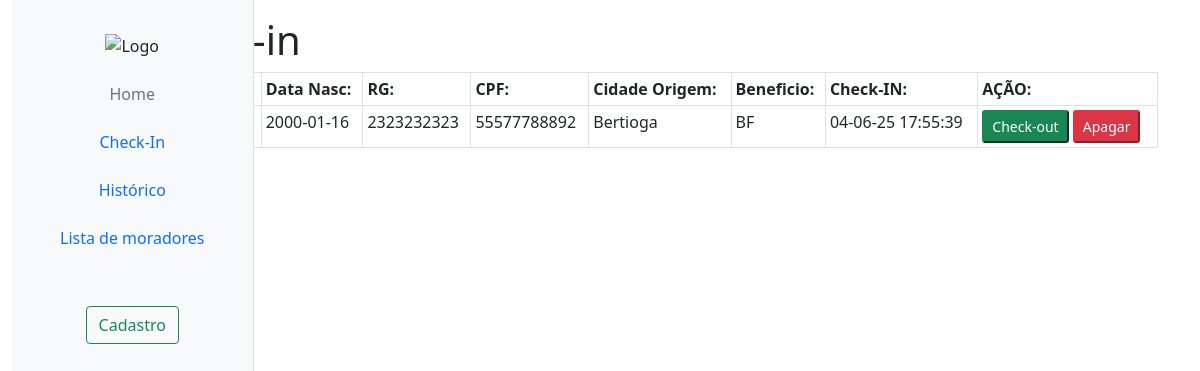
Before: /lista.php with the older database file.
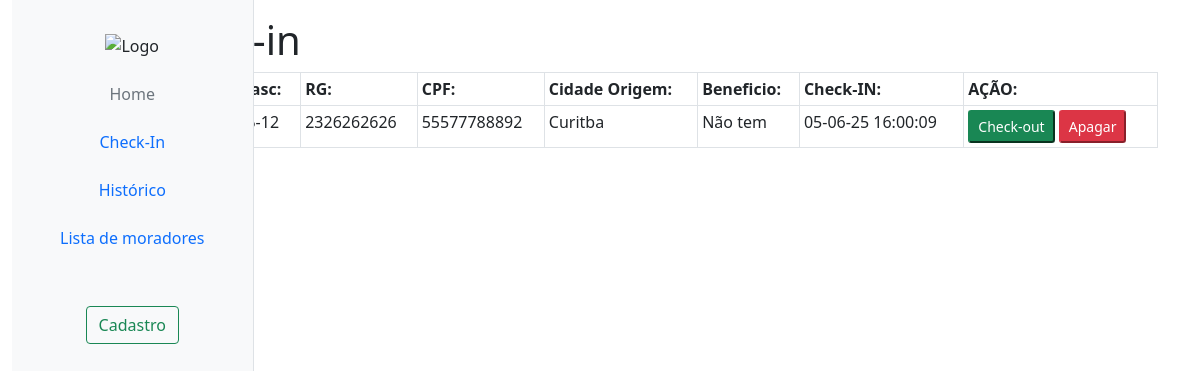
After: the same page with the newer database file.
### tables this page shows
CREATE TABLE hospedagens(
    id INTEGER PRIMARY KEY AUTOINCREMENT,
    morador_id INTEGER,
    data_checkin TEXT,
    data_checkout TEXT,
    jantou TEXT,
    banho TEXT,
    passagem TEXT,
    destino TEXT,
    atendente TEXT,
    FOREIGN KEY (morador_id) REFERENCES moradores(id)
    );

CREATE TABLE moradores(
    id INTEGER PRIMARY KEY AUTOINCREMENT,
    nome TEXT NOT NULL,
    data_nasc TEXT NOT NULL,
    rg TEXT NOT NULL,
    cpf TEXT NOT NULL,
    cidade_origem TEXT NOT NULL,
    beneficio TEXT NOT NULL
    );

### lista.php (the view, shortened to what this page needs)
<?php
require 'Formularios/processo.php';
$sql = "SELECT h.id AS hospedagens, m.id AS morador_id, m.nome, m.data_nasc, m.rg, m.cpf, m.cidade_origem, m.beneficio,  h.data_checkin
FROM moradores m
JOIN hospedagens h on m.id = h.morador_id
WHERE h.data_checkout IS NULL
ORDER BY h.data_checkin ASC";
$stmt = $db->prepare($sql);
$stmt->execute();
$moradores = $stmt->fetchAll(PDO::FETCH_ASSOC);
?>
<!DOCTYPE html>
<html lang="pt-br">
    <head>
        <link rel="stylesheet" href="css/style.css">
        <link href="https://cdn.jsdelivr.net/npm/bootstrap@5.0.2/dist/css/bootstrap.min.css" rel="stylesheet">
    </head>
    <body>
      <div class="container-fluid">
    <nav class="col-md d-none d-md-block bg-light sidebar vh-100 position-fixed border-end">
      <div class="position-sticky pt-3">
        <ul class="nav flex-column text-center">
          <li class="mb-3">
            <img src="https://www.aparecida.sp.gov.br/img/logo_rodape.png" class="img-fluid px-3" alt="Logo">
          </li>
        <li class="nav-item"><a href="index.html" class="nav-link px-2 mb-2 text-secondary">Home</a></li>
          <li class="nav-item"><a href="lista.php" class="nav-link px-2 mb-2">Check-In</a></li>
          <li class="nav-item"><a href="checarlista.php" class="nav-link px-2 mb-2">Histórico</a></li>
          <li class="nav-item"><a href="fazcheckin.php" class="nav-link px-5 mb-5">Lista de moradores</a></li>
          <li class="nav-item"><a href="cadmorador.html" class="btn btn-outline-success mb-5">Cadastro</a></li>
        </ul>
      </div>
      </nav>
      <div>
        <div class="container pt-3">
        <h1>Lista Check-in</h1>
        <?php if (count($moradores) > 0): ?>
        <table class="table table-bordered table-sm table-hover table-responsive">
            <tr>
                <th>Nome:</th>
                <th>Data Nasc:</th>
                <th>RG:</th>
                <th>CPF:</th>
                <th>Cidade Origem:</th>
                <th>Beneficio:</th>
                <th>Check-IN:</th>
                <th>AÇÃO:</th>
            </tr>
            <?php foreach ($moradores as $m): ?>
                <tr>
                <td><?php echo ($m['nome'])?></td>
                <td><?php echo ($m['data_nasc'])?></td>
                <td><?php echo ($m['rg'])?></td>
                <td><?php echo ($m['cpf'])?></td>
                <td><?php echo ($m['cidade_origem'])?></td>
                <td><?php echo ($m['beneficio'])?></td>
                <td><?php echo ($m['data_checkin'])?></td>
                <td>
                <form method="get" action = "Formularios/checkout.php" onsubmit="return confirm('Deseja confirmar o check-out?')">
                    <button class="btn-sm btn-success" type = "submit">Check-out</button>
                </form>
                <form method="post" action = "Formularios/delete.php" onsubmit="return confirm('Confirma a exclusão do registro?')">
                    <button class="btn-sm btn-danger" type = "submit">Apagar</button>
                </form>
                </td>
                </tr>
            <?php endforeach; ?>
        </table>
        </div>
        <?php endif; ?>
        </div>
    </body>
    </html>

### css/style.css (style rules this page uses)
.sidebar { height: 100vh; padding-top: 1rem; }
form { display: inline; }

Changed rows visible on the page:
removed hospedagens: morador.data_nasc "2000-01-16", morador.rg "2323232323", morador.cpf "55577788892", morador.cidade_origem "Bertioga", morador.beneficio "BF", data_checkin "04-06-25 17:55:39"
added hospedagens: morador.rg "2326262626", morador.cpf "55577788892", morador.cidade_origem "Curitba", morador.beneficio "Não tem", data_checkin "05-06-25 16:00:09"
